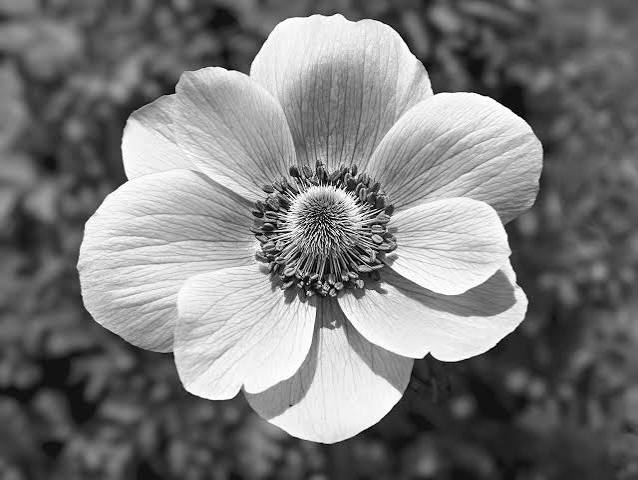
#> input picture Week 2/Images/flower.jpg, 638 x 480 px
$ python histogram.py
#> lines starting #> are read from the running program, lines starting #| are printed output that depends on the picture
# Exercise 2c: Histogram

import numpy as np
from PIL import Image
import matplotlib.pyplot as plt

def histogram(img):
    """
    Return a 256-bin histogram (counts per intensity 0..255) of a grayscale image.
    """

    hist = np.zeros(256, dtype=int)
    for value in img.ravel():
        hist[value] += 1
    return hist

# Load as black and white (grayscale)
flower = np.array(Image.open("../Images/flower.jpg").convert("L"))
dark = np.array(Image.open("../Images/dark_flower.jpg").convert("L"))
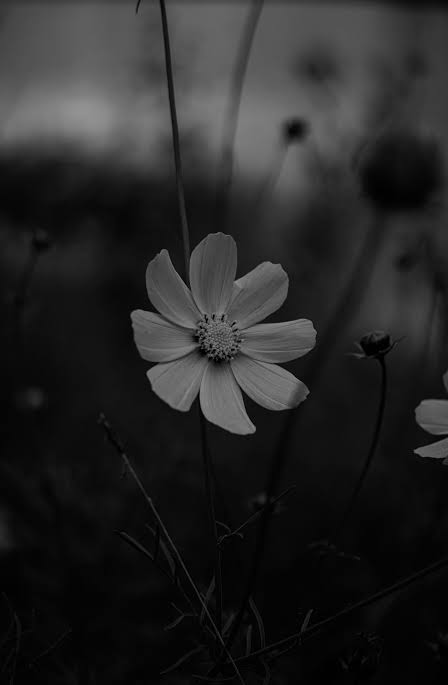
#> input picture Week 2/Images/dark_flower.jpg, 448 x 685 px

for name, gimg in [("flower", flower), ("dark_flower", dark)]:
    h = histogram(gimg)
    fig, ax = plt.subplots(1, 2, figsize=(11, 4))
    ax[0].imshow(gimg, cmap="gray", vmin=0, vmax=255); ax[0].axis("off")
    ax[0].set_title(name + ".jpg")
    ax[1].bar(range(256), h, width=1.0, color="black")
    ax[1].set_title("Histogram"); ax[1].set_xlabel("Intensity"); ax[1].set_ylabel("Count")
    ax[1].set_xlim(0, 255)
    plt.tight_layout(); plt.savefig(name + "_hist.png", dpi=110); plt.close()
    print(name + ".histogram done")
#> this loop made 2 passes
#> name on passes 1 to 2: 'flower', 'dark_flower'
#| flower.histogram done
#| dark_flower.histogram done
#> pass 1, `plt.tight_layout()`:
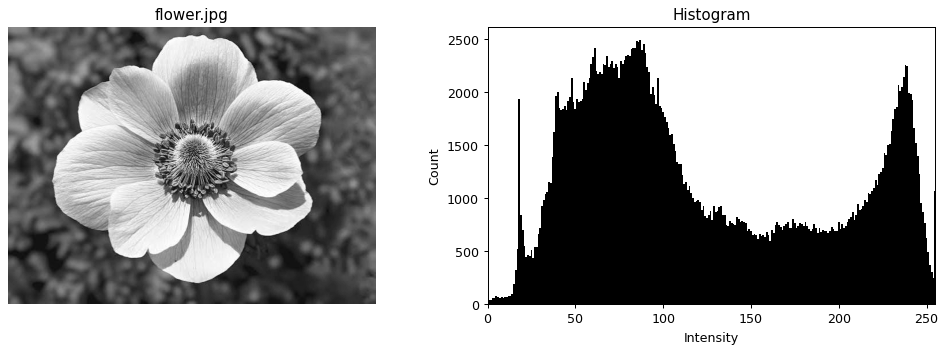
#> figure drawn by matplotlib, 2 panels; panel 2: tallest bar 2489 high, from x = 86.5 to 87.5
#> pass 2, `plt.tight_layout()`:
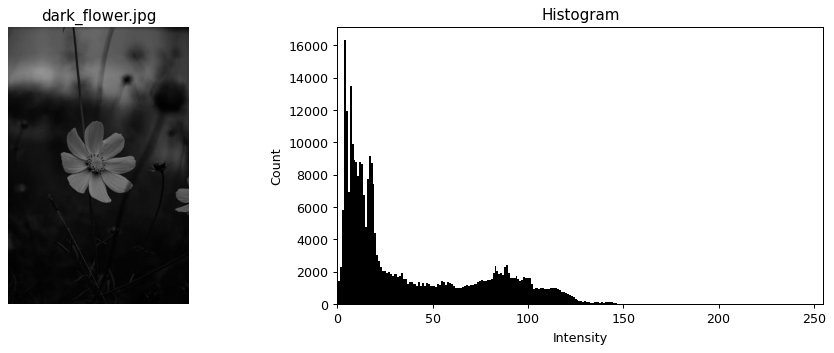
#> figure drawn by matplotlib, 2 panels; panel 2: tallest bar 16295 high, from x = 3.5 to 4.5
